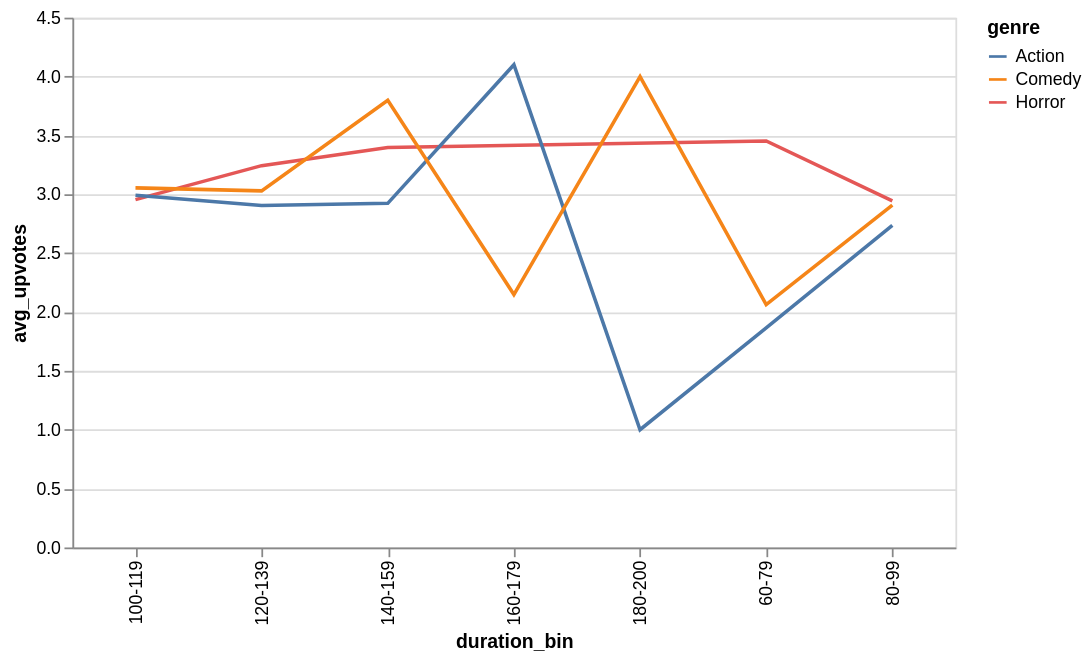

Here is the notebook cell this chart was saved with:
### Code cell
# RQ3 Visualization
# line plot 
# drawing on relationships
alt.Chart(df3).mark_line().encode(x = "duration_bin", y = "avg_upvotes",
                                color = "genre").properties(width = 500)

### Figure 1 — Vega-Lite specification as saved in the notebook (floating-point values rounded to 4 significant figures)
{"config": {"view": {"continuousWidth": 300, "continuousHeight": 300}}, "data": {"name": "data-c32871e91670f268682ada438a7617e3"}, "mark": {"type": "line"}, "encoding": {"color": {"field": "genre", "type": "nominal"}, "x": {"field": "duration_bin", "type": "nominal"}, "y": {"field": "avg_upvotes", "type": "quantitative"}}, "width": 500, "$schema": "https://vega.github.io/schema/vega-lite/v5.16.3.json", "datasets": {"data-c32871e91670f268682ada438a7617e3": [{"avg_upvotes": 2.954, "genre": "Horror", "duration_bin": "100-119"}, {"avg_upvotes": 4.1, "genre": "Action", "duration_bin": "160-179"}, {"avg_upvotes": 3.054, "genre": "Comedy", "duration_bin": "100-119"}, {"avg_upvotes": 2.148, "genre": "Comedy", "duration_bin": "160-179"}, {"avg_upvotes": 3.398, "genre": "Horror", "duration_bin": "140-159"}, {"avg_upvotes": 4.0, "genre": "Comedy", "duration_bin": "180-200"}, {"avg_upvotes": 3.243, "genre": "Horror", "duration_bin": "120-139"}, {"avg_upvotes": 2.944, "genre": "Horror", "duration_bin": "80-99"}, {"avg_upvotes": 2.063, "genre": "Comedy", "duration_bin": "60-79"}, {"avg_upvotes": 2.923, "genre": "Action", "duration_bin": "140-159"}, {"avg_upvotes": 3.029, "genre": "Comedy", "duration_bin": "120-139"}, {"avg_upvotes": 1.865, "genre": "Action", "duration_bin": "60-79"}, {"avg_upvotes": 3.453, "genre": "Horror", "duration_bin": "60-79"}, {"avg_upvotes": 1.0, "genre": "Action", "duration_bin": "180-200"}, {"avg_upvotes": 2.904, "genre": "Action", "duration_bin": "120-139"}, {"avg_upvotes": 3.798, "genre": "Comedy", "duration_bin": "140-159"}, {"avg_upvotes": 2.992, "genre": "Action", "duration_bin": "100-119"}, {"avg_upvotes": 2.907, "genre": "Comedy", "duration_bin": "80-99"}, {"avg_upvotes": 2.736, "genre": "Action", "duration_bin": "80-99"}]}}
